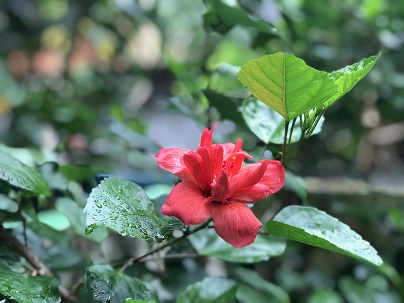
#> input picture python-opencv/images/flower1.jpg, 404 x 303 px
$ python otsu_thresholding.py
#> lines starting #> are read from the running program, lines starting #| are printed output that depends on the picture; after the words box and inside, x2 and y2 are one past the last pixel; in counts of white or black regions, pixels touching at a corner belong together

"""
Created on Thu Dec 10 22:51:52 2020

@author: yzaghir
https://docs.opencv.org/master/d4/d13/tutorial_py_filtering.html

En vision par ordinateur et traitement d'image, la méthode d'Otsu est utilisée pour effectuer un seuillage automatique à partir de la forme de l'histogramme de l'image1, ou la réduction d'une image à niveaux de gris en une image binaire. L'algorithme suppose alors que l'image à binariser ne contient que deux classes de pixels, (c'est-à-dire le premier plan et l'arrière-plan) puis calcule le seuil optimal qui sépare ces deux classes afin que leur variance intra-classe soit minimale2.
L'extension de la méthode originale pour faire du seuillage à plusieurs niveaux est appelée Multi Otsu method3. Le nom de cette méthode provient du nom de son initiateur, Nobuyuki Otsu (大津展之, Ōtsu Nobuyuki?). Elle ne doit pas être confondue avec la méthode d'Antzu.

Utsu's method determinses an optimal global threshold value from the image histogram
here the simple cv.threshold() function is used , and cv.THRESH_OTSU is passed as extra flag

thresh,thresh_img = cv.threshold(img , 0 , 255 , cv.THRESH_BINARY)

thresh = 0  the algorithm can find optimal global theshold value by drawing the image histogram , it will automically get optimal threshold value

the function cv.threshold() is used, which returns two outputs, the threshold used and threshold image , the input arguments are :
     -1 argunet us the source image(should be grayscaleif need to get proper binary)
     -2 arguments is the threshold value
     -3 argument is the maximum value
     -4 is the type of simple threshold to be used
the different types of thresholding are
     - cv.TRESH_BINARY
     - cv.TRESH_BINARY_INV
     - cv.TRESH_TRUNC
     - cv.TRESH_TOZERO
     - cv.TRESH_TOZERO_INV

"""


# import cv library
import cv2 as cv
#import numpy as np

# read the image from computer
img = cv.imread("images/flower1.jpg" ,0)
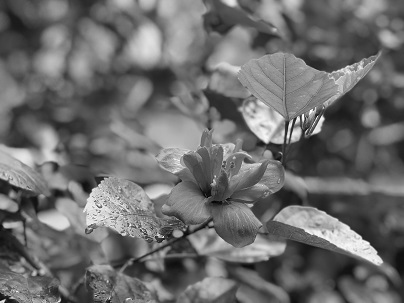
#> img: shape (303, 404); min 3, max 255, mean 108.9
cv.imshow("Original Image" , img )


# perform Otsu threshold
# cv.threshold( src , thesh , maxVal , type)
thresh,thresh_img = cv.threshold(img , 0 , 255 , cv.THRESH_BINARY+cv.THRESH_OTSU)
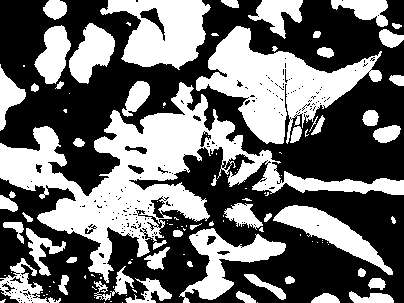
#> thresh_img: shape (303, 404); 42.8% white; 121 white regions (67 under 20 px), largest, box (x1, y1, x2, y2) and area: (0, 82, 404, 283) 19254, (196, 26, 382, 144) 9047, (100, 0, 211, 70) 4704
#> thresh = 114
cv.imshow("Otsu threshold Image" , thresh_img)

img2 = cv.imread("images/otsus_algorithm.jpg",0)
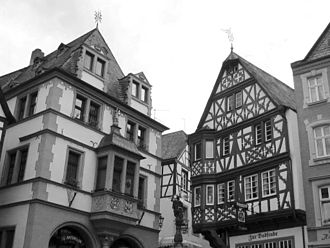
#> input picture python-opencv/images/otsus_algorithm.jpg, 330 x 248 px
#> img2 is the input picture: shape (248, 330); min 0, max 255, mean 141.2
cv.imshow("Original Image 2 " , img2 )
thresh2,thresh_img2 = cv.threshold(img2 , 0 , 255 , cv.THRESH_BINARY+cv.THRESH_OTSU)
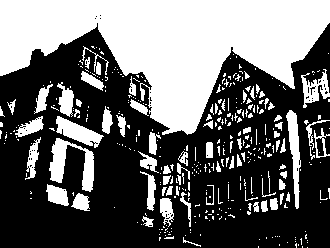
#> thresh_img2: shape (248, 330); 41.2% white; 380 white regions (302 under 20 px), largest, box (x1, y1, x2, y2) and area: (0, 0, 330, 135) 23498, (49, 138, 94, 192) 1020, (286, 110, 301, 209) 699
#> thresh2 = 154
cv.imshow("Otsu threshold Image 2" , thresh_img2)
